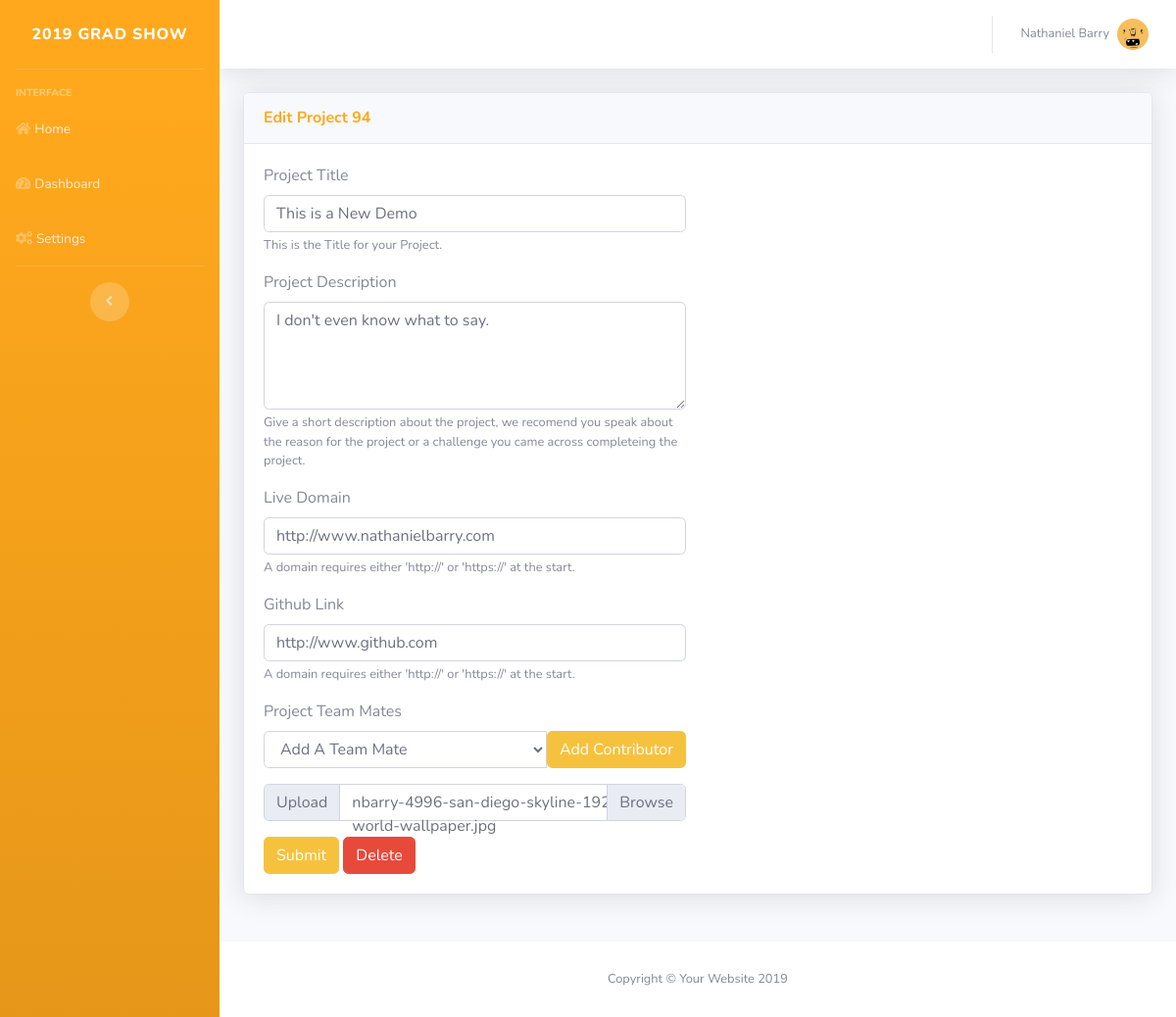
Screenshot of /editProject.php?id=94 (signed in) with the database file from the repository.
### tables this page shows
CREATE TABLE "admin-nav" (id INTEGER PRIMARY KEY AUTOINCREMENT, title VARCHAR (256), fa VARCHAR (256), path VARCHAR (256));

CREATE TABLE projectsImage (imageId INTEGER PRIMARY KEY AUTOINCREMENT, fileName VARCHAR (256), fileSize INTEGER, fileType VARCHAR (256), projectsId INTEGER REFERENCES projects (id), userId INTEGER REFERENCES user (userImageId));

CREATE TABLE projects (id INTEGER PRIMARY KEY AUTOINCREMENT, title VARCHAR (256), description VARCHAR (256), domain VARCHAR (256), github VARCHAR (256));

### editProject.php (the view, shortened to what this page needs)
<?php
include($_SERVER['DOCUMENT_ROOT'] . 'includes/database.php');
$id = $_GET['id'];
include_once($_SERVER['DOCUMENT_ROOT'] . 'parts/head.php');
include_once($_SERVER['DOCUMENT_ROOT'] . 'parts/sidebar.php');
?>
<div id="content-wrapper" class="d-flex flex-column">
    <div id="content">
    <?php include_once($_SERVER['DOCUMENT_ROOT'] . 'parts/topbar.php');?>
        <div class="container-fluid">
            <div class="row">
            <?php
                $result = $db->query("SELECT * FROM 'projects' JOIN 'projectsImage' ON (projectsImage.projectsId = projects.id) WHERE id = $id");
                foreach($result as $row)
                {
            ?>
                <div class="col-lg-12 mb-4">
                    <div class="card shadow mb-4">
                        <div class="card-header py-3">
                            <h6 class="m-0 font-weight-bold text-primary">Edit Project <?php echo $id ?></h6>
                        </div>
                        <div class="card-body">
                        <form action='updateProject.php?id=<?php echo $row['id']; ?>' method='post' enctype='multipart/form-data'>
                                <div class="row">
                                    <div class="col-lg-6">
                                        <div class="form-group">
                                            <label for="projectsTitle">Project Title</label>
                                            <input type="text" class="form-control" id="projectsTitle" name="projectsTitle" aria-describedby="projectsTitleHelp" value='<?php echo $row['title']; ?>' placeholder="Project Title">
                                            <small id="projectsTitleHelp" class="form-text text-muted">This is the Title for your Project.</small>
                                        </div>
                                        <div class="form-group">
                                            <label for="projectsDescription">Project Description</label>
                                            <textarea rows="4" type="text" class="form-control" id="projectsDescription" name="projectsDescription" aria-describedby="projectsDescriptionHelp" placeholder="Project Description"><?php echo $row['description'];?></textarea>
                                            <small id="projectsDescriptionHelp" class="form-text text-muted">Give a short description about the project, we recomend you speak about the reason for the project or a challenge you came across completeing the project.</small>
                                        </div>
                                        <div class="form-group">
                                            <label for="projectsDomain">Live Domain</label>
                                            <input type="url" class="form-control" id="projectsDomain" name="projectsDomain" aria-describedby="projectsDomainHelp" value='<?php echo $row['domain'];?>' placeholder="Project Domain">
                                            <small id="projectsDomainHelp" class="form-text text-muted">A domain requires either 'http://' or 'https://' at the start.</small>
                                        </div>
                                        <div class="form-group">
                                            <label for="projectsGithub">Github Link</label>
                                            <input type="url" class="form-control" id="projectsGithub" name="projectsGithub" aria-describedby="projectsGithub" value='<?php echo $row['github'];?>' placeholder="Project Github">
                                            <small id="projectsGithubHelp" class="form-text text-muted">A domain requires either 'http://' or 'https://' at the start.</small>
                                        </div>
                                        <div class="form-group">
                                            <label for="exampleFormControlSelect1">Project Team Mates</label>
                                            <div class="input-group">
                                            <select class="form-control" name="newUser" id="exampleFormControlSelect1">
                                            <option value="" disabled selected>Add A Team Mate</option>
                                            </select>
                                            <input name="contributor" type="submit" class="btn btn-warning" value="Add Contributor">
                                        </div>
                                        </div>
                                        <div class="form-group">
                                            <div class="input-group">
                                                <div class="input-group-prepend">
                                                    <span class="input-group-text" id="inputGroupFileAddon01">Upload</span>
                                                </div>
                                                <div class="custom-file">
                                                    <div id="uploadImage" class="custom-file-label" for="inputGroupFile01"></div>
                                                </div>
                                            </div>
                                        </div>
                                        <input name="submit" type="submit" class="btn btn-warning" value="Submit">
                                        <a class="btn btn-danger" href="/deleteProject.php?id=<?php echo $row['id']; ?>">Delete</a>
                                    </div>
                                </div>
                            </form>
                        </div>
                    </div>
                </div>
                <?php
                }
                ?>
            </div>
        </div>
    </div>
<?php
include_once($_SERVER['DOCUMENT_ROOT'] . 'parts/footer.php');
?>
</div>
<?php
include_once($_SERVER['DOCUMENT_ROOT'] . 'parts/close.php');

### parts/sidebar.php (shortened to what this page needs)
<ul class="navbar-nav bg-gradient-primary sidebar sidebar-dark accordion" id="accordionSidebar">
  <a class="sidebar-brand d-flex align-items-center justify-content-center" href="/dash.php">
    <div class="sidebar-brand-text mx-3">2019 Grad Show</div>
  </a>
  <hr class="sidebar-divider">
  <div class="sidebar-heading">
    Interface
  </div>
    <?php
            $result = $db->query("SELECT * FROM 'admin-nav'");
            foreach($result as $row)
            {
                echo '<li class="nav-item">';
                echo '<a class="nav-link" href="'. $row['path'] .'">';
                echo '<i class="fas '. $row['fa'] .'"></i>';
                echo '<span>'. $row['title'] .'</span></a>';
                echo '</li>';
            }
    ?>
  <hr class="sidebar-divider d-none d-md-block">
  <div class="text-center d-none d-md-inline">
    <button class="rounded-circle border-0" id="sidebarToggle"></button>
  </div>
</ul>

### rows the page displays
admin-nav: title "Home"
admin-nav: title "Dashboard"
admin-nav: title "Settings"
projectsimage: projectsTitle "This is a New Demo", projectsDescription "I don't even know what to say.", projectsDomain "http://www.nathanielbarry.com", projectsGithub "http://www.github.com"

### other values shown
$_SESSION['first'] "Nathaniel"
$_SESSION['last'] "Barry"
